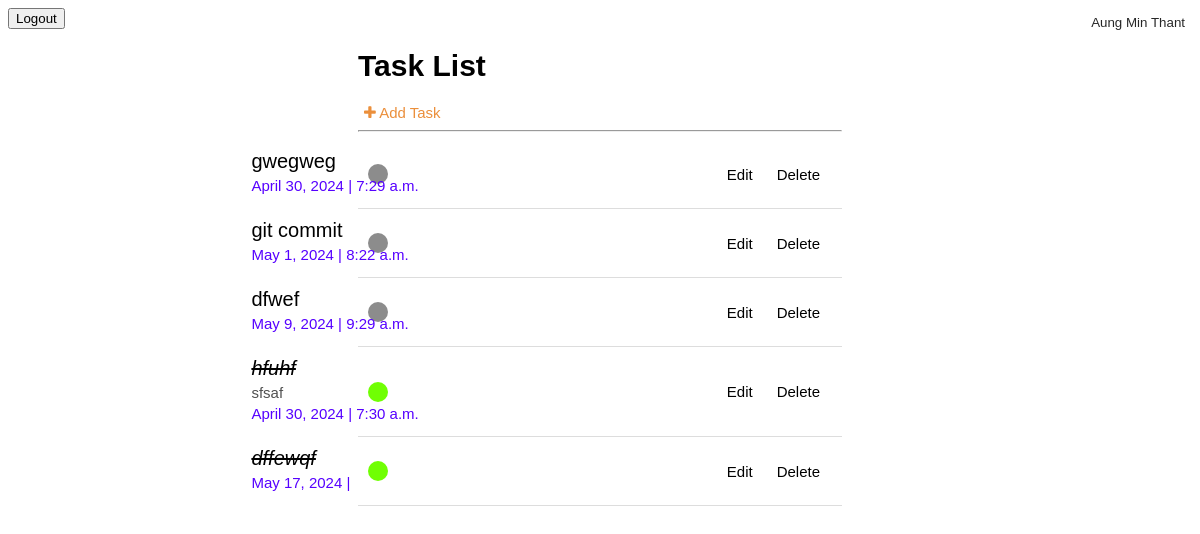
The app's page / (signed in) with its own data.
### todo/models.py (models this page shows, shortened)
class Tasks(models.Model):
    user = models.ForeignKey(User, on_delete=models.CASCADE, null=False, blank=False)
    title = models.CharField(max_length=200, null=False, blank=False)
    description = models.TextField(null=True, blank=True)
    date = models.DateField(null=True, blank=True)
    time = models.TimeField(null=True, blank=True)
    complete = models.BooleanField(default=False)
    created = models.DateTimeField(auto_now_add=True)
    class Meta:
        ordering = ['complete', 'date', 'time']

### todo/views.py (the view)
# urls.py: path('', TaskList.as_view(), name='tasks'),
class TaskList(LoginRequiredMixin, ListView):
    model = Tasks
    context_object_name = 'tasks'
    def get_context_data(self, **kwargs):
        context = super().get_context_data(**kwargs)
        context['tasks'] = context['tasks'].filter(user=self.request.user)
        context['count'] = context['tasks'].filter(complete=False).count()
        search_input = self.request.GET.get('search-area') or ''
        if search_input:
            context['tasks'] = context['tasks'].filter(title__startswith=search_input)
        context['search_input'] = search_input
        return context

### todo/templates/todo/tasks_list.html (shortened to what this page needs)
{% extends "todo/layout.html" %}
{% block body %}
{% if request.user.is_authenticated %}
<form method="post" action="{% url 'logout' %}">
    <button type="submit">Logout</button>
</form>
    <div>
        <button class="username"> {{ request.user.get_full_name }} </button>
    </div>
{% else %}
    <a href="{% url 'login' %}">LogIn</a>
{% endif %}
<div class="main">
    <h1 class="heading">Task List</h1>
    <a href="{% url 'task-create' %}">
        <button class="add_task_button">
            <i class="fa fa-plus"></i> Add Task
        </button>
    </a>
    <hr>
    {% if tasks %}
        {% for task in tasks %}
            <div class="task" id="task">
                    {% if task.complete %}
                        <div class="task-complete-icon"></div>
                        <div class="task_body">
                            <i class="task_title"><s>
                                <a style="text-decoration: none; color: black;"style="color: #000000;" href="{% url 'task-update' task.id %}">{{ task.title }}</a>
                            </s></i>
                            <div class="task_description">{{ task.description }}</div>
                            <div class="task_datetime">{% if task.date %}{{ task.date }} | {% endif %}{% if task.time %}{{ task.time }}{% endif %}</div>
                        </div>
                    {% else %}
                        <div class="task-incomplete-icon"></div>
                        <div class="task_body">
                            <a class="task_title" href="{% url 'task-update' task.id %}">{{ task.title }}</a>
                            <div class="task_datetime">{% if task.date %}{{ task.date }} | {% endif %}{% if task.time %}{{ task.time }}{% endif %}</div>
                        </div>
                    {% endif %}
                <div class="task_button_group">
                    <a href="{% url 'task-update' task.id %}">
                        <button class="button task_button">Edit</button>
                    </a>
                    <a href="{% url 'task-delete' task.id %}">
                        <button class="button task_button">Delete</button>
                    </a>
                </div>
            </div>
        {% endfor %}
    {% else %}
        <p>No Tasks</p>
    {% endif %}
</div>
{% endblock %}

### todo/static/todo/styles.css (style rules this page uses)
body { background-color: #ffffff; font-family: Arial, Helvetica, sans-serif; }
.main { margin-left: 350px; margin-right: 350px; }
.heading { font-size: 30px; }
.add_task_button { background-color: #ffffff; color: #eb8f3b; border: none; font-size: 15px; }
.button { font-size: 15px; background-color: #ffffff; border-width: 0.5px; border-radius: 5px; }
.task { color: #373737; display: flex; justify-content: space-between; align-items: center; padding: 10px; border-bottom: 1px solid #ddd; }
.task_body { align-items: flex-start; font-size: 15px; flex: 0 1 200px; margin-left: -400px; }
.task-complete-icon { display: flex; height: 20px; width: 20px; background-color: #70ff03; border-radius: 50%; }
.task-incomplete-icon { display: flex; height: 20px; width: 20px; background-color: #8c8c8c; border-radius: 50%; }
.task_button_group { display: flex; align-items: center; color: #eb8f3b; }
.task_button_group a { margin: 0 3px; }
.task_title { color: #000000; font-size: 20px; margin: 4px 0; text-decoration: none; }
.task_description { color: #292929d0; margin: 4px 0; }
.task_datetime { color: #5601ff; margin: 4px 0; }
.task_button { margin: 0 3px; border: none; background: none; }
.username { position: absolute; top: 10px; right: 10px; padding: 5px; background-color: #ffffff; color: #272727; border-radius: 5px; border-width: 0px; }

### records on screen
Tasks: title "gwegweg", date "April 30, 2024", time "7:29 a.m."
Tasks: title "git commit", date "May 1, 2024", time "8:22 a.m."
Tasks: title "dfwef", date "May 9, 2024", time "9:29 a.m."
Tasks: title "hfuhf", description "sfsaf", date "April 30, 2024", time "7:30 a.m."
Tasks: title "dffewqf", date "May 17, 2024"

### other values on screen
{{ request.user.get_full_name }} "Aung Min Thant"
